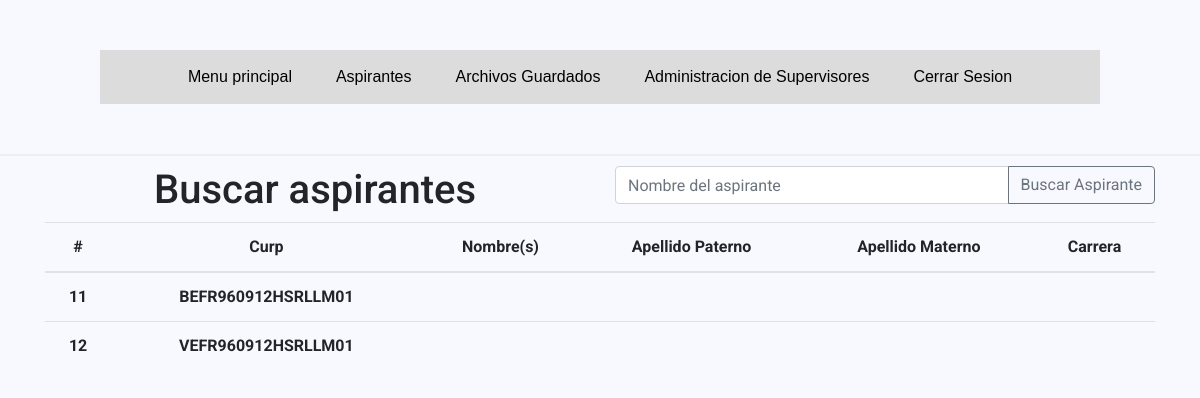
Before: /search.php with the older database file.
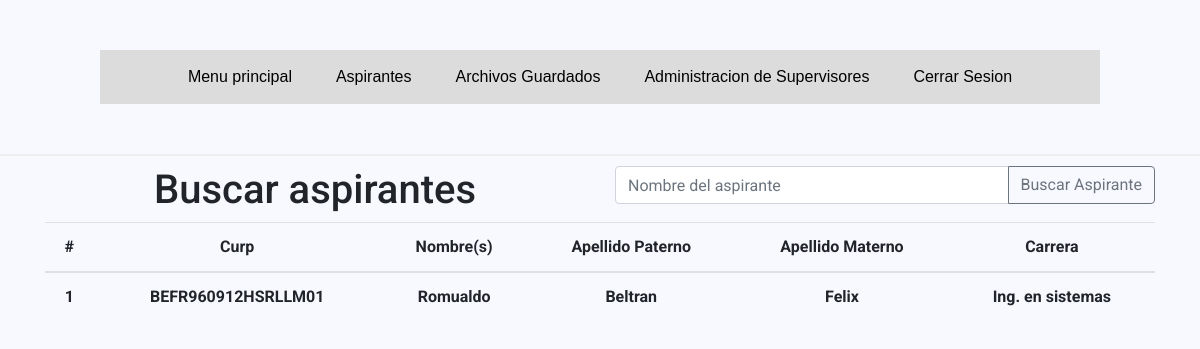
After: the same page with the newer database file.
### tables this page shows
CREATE TABLE `users` (
  `id` int(11) NOT NULL,
  `curp` varchar(200) NOT NULL,
  `password` varchar(200) NOT NULL,
  `nombres` varchar(200) NOT NULL,
  `apellido_paterno` varchar(200) NOT NULL,
  `apellido_materno` varchar(200) NOT NULL,
  `tipo` varchar(200) NOT NULL,
  `carrera` varchar(200) NOT NULL
);

### queries.php (called while the page is built, shortened)
<?php
    function obtenerAspirantes($conn){
        $records = $conn->prepare('SELECT * FROM users');
        $records->execute();
        return $records->fetchall(PDO::FETCH_ASSOC);
    }
?>

### search.php (the view, shortened to what this page needs)
<?php
	require 'database.php';
	require 'queries.php';
	$results = obtenerAspirantes($conn);
?>
<!DOCTYPE html>
<html lang="en">
	<head>
		<link rel="stylesheet" href="assets/css/bootstrap.min.css">
		<link rel="stylesheet" href="assets/css/style-search.css">
	</head>
	<body>
		<?php
			if(true):
		?>
			<div class="container">
				<div class="row">
					<div class="col"><h1>Buscar aspirantes</h1></div>
					<div class="col">
						<div class="input-group mb-3">
							<input type="text" id="nombre" class="form-control" placeholder="Nombre del aspirante">
							<div class="input-group-append">
								<button class="btn btn-outline-secondary" onclick="buscarAspirante(nombre.value);" type="button">Buscar Aspirante</button>
							</div>
						</div>
					</div>
				</div>
				<table class="table">
					<thead>
						<tr>
							<th scope="col">#</th>
							<th scope="col">Curp</th>
							<th scope="col">Nombre(s)</th>
							<th scope="col">Apellido Paterno</th>
							<th scope="col">Apellido Materno</th>
							<th scope="col">Carrera</th>
						</tr>
					</thead>
					<tbody>
						<?php foreach ($results as $result){ ?>
							<tr id=<?= $result['id'] ?> >
								<th scope="col"><?= $result['id'] ?></th>
								<th><?= $result['curp'] ?></th>
								<th><?= $result['nombres'] ?></th>
								<th><?= $result['apellido_paterno'] ?></th>
								<th><?= $result['apellido_materno'] ?></th>
								<th><?= $result['carrera'] ?></th>
							</tr>
						<?php } ?>
					</tbody>
				</table>
			</div>
		<?php else:
			header("Location: /web-aspirantes")
		?>
		<?php endif; ?>
	</body>
</html>

Changed rows visible on the page:
removed users: id "11", curp "BEFR960912HSRLLM01"
removed users: id "12", curp "VEFR960912HSRLLM01"
added users: id "1", curp "BEFR960912HSRLLM01", nombres "Romualdo", apellido_paterno "Beltran", apellido_materno "Felix", carrera "Ing. en sistemas"
